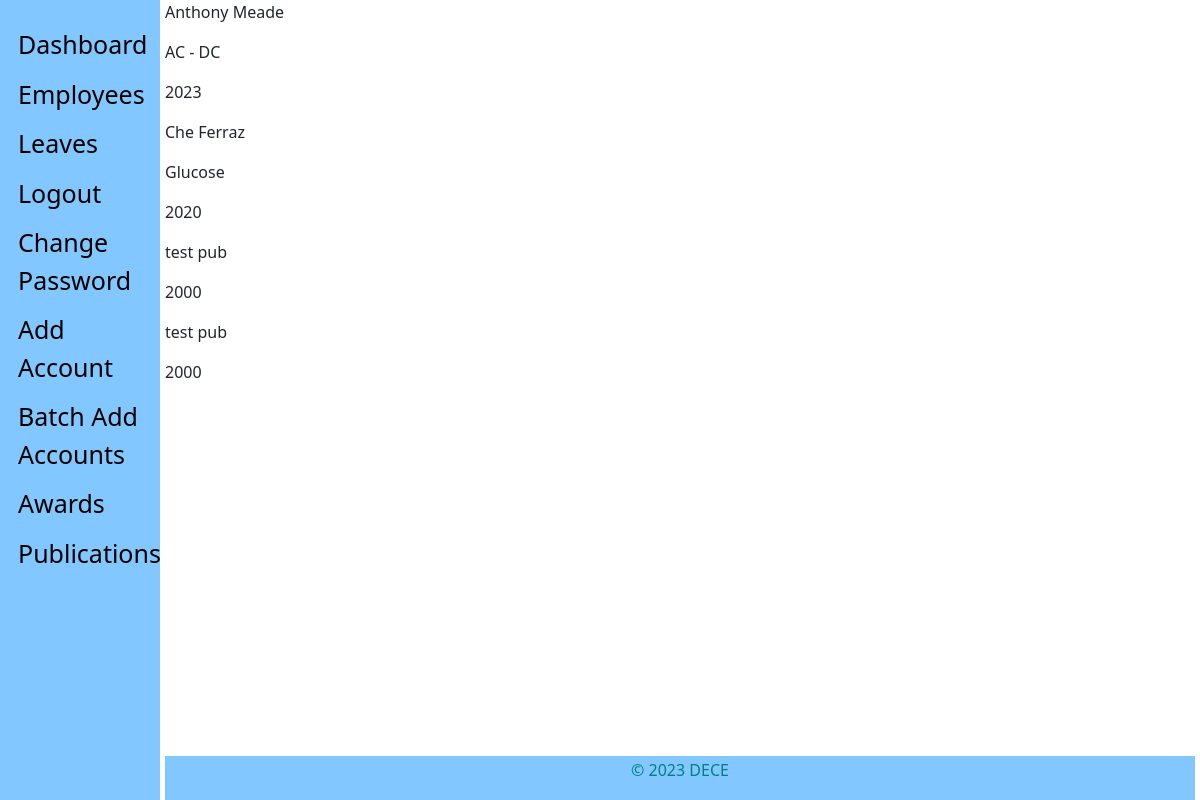
/admin_view/publications/ (signed in), run on the app's committed database.
### staff_app/models.py (models this page shows, shortened)
class Employee(models.Model):
    MALE = 'male'
    FEMALE = 'female'
    OTHER = 'other'
    NOT_KNOWN = 'Not Known'
    GENDER = (
        (MALE, 'Male'),
        (FEMALE, 'Female'),
        (OTHER, 'Other'),
        (NOT_KNOWN, 'Not Known'),
    )
    MR = 'Mr'
    MRS = 'Mrs'
    MSS = 'Mss'
    DR = 'Dr'
    SIR = 'Sir'
    MADAM = 'Madam'
    TITLE = (
        (MR, 'Mr'),
        (MRS, 'Mrs'),
        (MSS, 'Mss'),
        (DR, 'Dr'),
        (SIR, 'Sir'),
        (MADAM, 'Madam'),
    )
    FULL_TIME = 'Full-Time'
    PART_TIME = 'Part-Time'
    CONTRACT = 'Contract'
    INTERN = 'Intern'
    EMPLOYEETYPE = (
        (FULL_TIME, 'Full-Time'),
        (PART_TIME, 'Part-Time'),
        (CONTRACT, 'Contract'),
        (INTERN, 'Intern'),
    )
    user = models.ForeignKey(CustomUser, on_delete=models.CASCADE, default=1)
    title = models.CharField(_('Title'), max_length=10,
                             default=MR, choices=TITLE, blank=False, null=True)
    image = models.ImageField(_('Profile Image'), upload_to='profiles/', default='profiles/default.png', blank=True,
                              null=True, help_text='upload image size less than 2.0MB')  # work on path username-date/image
    firstname = models.CharField(
        _('Firstname'), max_length=125, null=False, blank=False)
    lastname = models.CharField(
        _('Lastname'), max_length=125, null=False, blank=False)
    othername = models.CharField(
        _('Othername (optional)'), max_length=125, null=True, blank=True)
    sex = models.CharField(_('Gender'), max_length=10,
                           default=NOT_KNOWN, choices=GENDER, blank=False)
    email = models.EmailField(
        _('Email'), max_length=255, default=None, blank=True, null=True)
    tel = PhoneNumberField(null=False, blank=False,
                           verbose_name='Phone Number')
    bio = models.CharField(_('Bio'), max_length=255,
                           default='', null=True, blank=True)
    birthday = models.DateField(_('Date of Birth'), blank=False, null=True)
    nisnumber = models.PositiveIntegerField(
        _('NIS Number'), null=True, blank=True)
    tinnumber = models.CharField(
        _('TIN'), max_length=15, null=True, blank=True)
    employeetype = models.CharField(_('Employee Type'), max_length=15,
                                    default=FULL_TIME, choices=EMPLOYEETYPE, blank=False, null=True)
    vitae = models.FileField(_('Cirriculum Vitae'), upload_to='vitae/', blank=True,
                             null=True, help_text='upload in .docx or .pdf')
    is_blocked = models.BooleanField(
        _('Is Blocked'), help_text='button to toggle employee block and unblock', default=False)
    is_deleted = models.BooleanField(
        _('Is Deleted'), help_text='button to toggle employee deleted and undelete', default=False)
    created = models.DateTimeField(verbose_name=_(
        'Created'), auto_now_add=True, null=True)
    updated = models.DateTimeField(
        verbose_name=_('Updated'), auto_now=True, null=True)
    objects = EmployeeManager()
    class Meta:
        verbose_name = _('Employee')
        verbose_name_plural = _('Employees')
        ordering = ['-created']

class Publications(models.Model):
    user = models.ForeignKey(CustomUser, on_delete=models.CASCADE, default=1)
    title = models.CharField(max_length=100, verbose_name=_(
        'Title'), null=True, blank=False)
    year = models.IntegerField(verbose_name=_('Year'), null=True)
    updated = models.DateTimeField(auto_now=True, auto_now_add=False)
    created = models.DateTimeField(auto_now=False, auto_now_add=True)
    class Meta:
        verbose_name = _('Publication')
        verbose_name_plural = _('Publications')
        ordering = ['-created']

### admin_app/views.py (the view)
# urls.py: path('publications/', views.publications, name="publications"),
def publications(request):
    if not (request.user.is_authenticated and request.user.is_superuser):
        return redirect('hris:home')
    publications = Publications.objects.all().order_by('-year')
    ids = []
    for instance in publications:
        ids.append(instance.user_id)
    names = Employee.objects.filter(user_id__in=ids)
    context = {
        "publications": publications,
        "names": names
    }
    return render(request, "admin/publications.html", context)

### admin_app/managers.py (called while the page is built)
    def get_queryset(self):
        return super().get_queryset().filter(is_deleted=False)

### templates/admin/publications.html (shortened to what this page needs)
{% extends 'base.html' %}
{% block content %}
    {% if not publications %}
        <p>No Publications</p>
    {% else %}
        {% for name in names %}
            <p>{{name.firstname}}  {{name.lastname}}</p>
            {% for instance in publications  %}
                {% if instance.user_id == name.user_id %}
                    <p>{{instance.title}}</p>
                    <p>{{instance.year}}</p>
                {% endif %}
            {% endfor %}
        {% endfor %}
    {% endif %}
{% endblock content %}

### data on the page
Employee: firstname "Anthony", lastname "Meade"
Publications: title "AC - DC", year "2023"
Employee: firstname "Che", lastname "Ferraz"
Publications: title "Glucose", year "2020"
Publications: title "test pub", year "2000"
Publications: title "test pub", year "2000"
